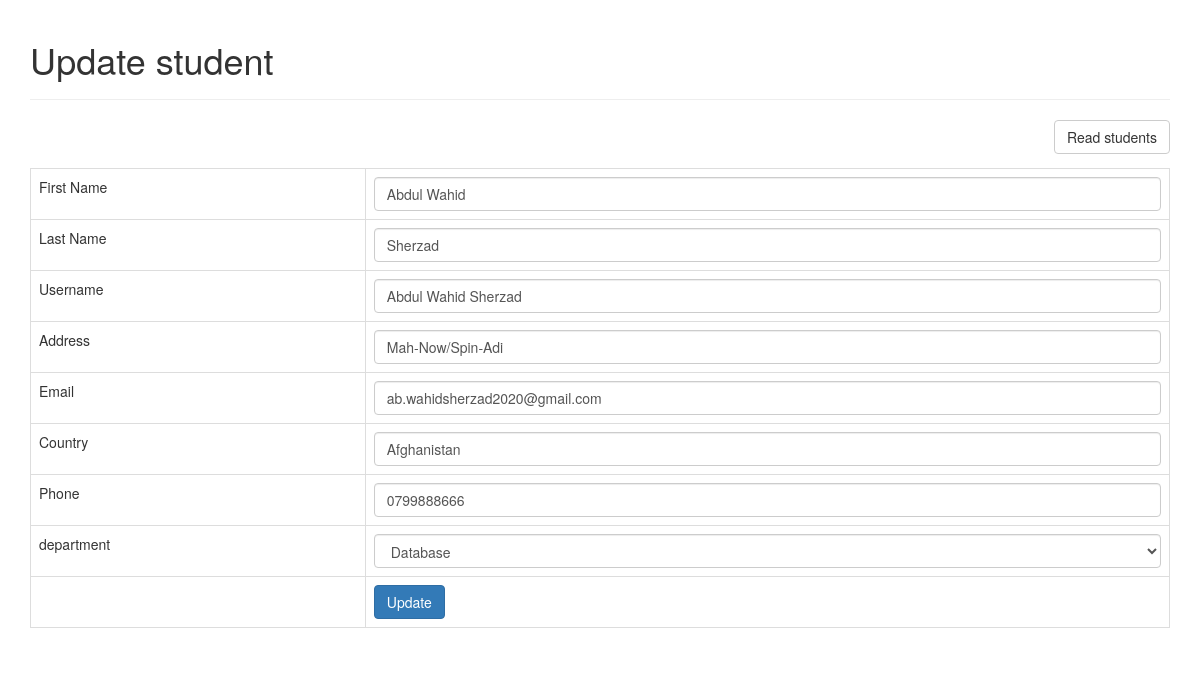
The app's page /update_student.php?id=2 with its own data.
### tables this page shows
CREATE TABLE IF NOT EXISTS `students` (
  `id` int(11) NOT NULL AUTO_INCREMENT,
  `first_name` varchar(32) NOT NULL,
  `last_name` varchar(55) NOT NULL,
  `username` varchar(55) NOT NULL,
  `department_id` int(11) NOT NULL,
  `created` datetime NOT NULL,
  `modified` timestamp NOT NULL DEFAULT CURRENT_TIMESTAMP,
  `image` varchar(250) DEFAULT NULL,
  `address` varchar(255) DEFAULT NULL,
  `email` varchar(55) DEFAULT NULL,
  `country` varchar(55) DEFAULT NULL,
  `phone` varchar(12) DEFAULT NULL,
  `password` varchar(55) DEFAULT NULL,
  PRIMARY KEY (`id`)
);

### objects/student.php (called while the page is built, shortened)
<?php
class Student
{
    private $conn;
    private $table_name = "students";
    public $id;
    public function __construct($db)
    {
        $this->conn = $db;
    }
    public function readOne()
    {
        $query = "SELECT id, first_name, last_name, username, department_id,
                    image, address, email, country, phone
            FROM " . $this->table_name . "
            WHERE id = ?
            LIMIT 0,1";
        $stmt = $this->conn->prepare($query);
        $stmt->bindParam(1, $this->id);
        $stmt->execute();
        $row = $stmt->fetch(PDO::FETCH_ASSOC);
        $this->first_name = $row['first_name'];
        $this->last_name = $row['last_name'];
        $this->username = $row['username'];
        $this->department_id = $row['department_id'];
        $this->address = $row['address'];
        $this->email = $row['email'];
        $this->country = $row['country'];
        $this->phone = $row['phone'];
    }
}

### objects/department.php (called while the page is built, shortened)
<?php
class Department
{
    private $conn;
    private $table_name = "departments";
    public function __construct($db)
    {
        $this->conn = $db;
    }
    public function read()
    {
        $query = "SELECT
                    id, name
                FROM
                    " . $this->table_name . "
                ORDER BY
                    name";
        $stmt = $this->conn->prepare($query);
        $stmt->execute();
        return $stmt;
    }
}

### update_student.php (the view, shortened to what this page needs)
<?php
include_once "header.php";
$id = isset($_GET['id']) ? $_GET['id'] : die('ERROR: missing ID.');
include_once 'objects/student.php';
include_once 'objects/department.php';
$database = new Database();
$db = $database->getConnection();
$student = new student($db);
$department = new department($db);
$student->id = $id;
$student->readOne();
echo "<div class='right-button-margin'>";
echo "<a href='index.php' class='btn btn-default pull-right'>Read students</a>";
echo "</div>";
?>
<form action="<?php echo htmlspecialchars($_SERVER["PHP_SELF"] . "?id={$id}"); ?>" method="post">
    <table class='table table-hover table-responsive table-bordered'>
    <tr>
            <td>First Name</td>
            <td><input type='text' name='first_name' value='<?php echo $student->first_name; ?>' class='form-control' /></td>
        </tr>
        <tr>
            <td>Last Name</td>
            <td><input type='text' name='last_name' value='<?php echo $student->last_name; ?>' class='form-control' /></td>
        </tr>
        <tr>
            <td>Username</td>
            <td><input type='text' name='username' value='<?php echo $student->username; ?>' class='form-control' /></td>
        </tr>
        <tr>
            <td>Address</td>
            <td><input type='text' name='address' value='<?php echo $student->address; ?>' class='form-control' /></td>
        </tr>
        <tr>
            <td>Email</td>
            <td><input type='text' name='email' value='<?php echo $student->email; ?>' class='form-control' /></td>
        </tr>
        <tr>
            <td>Country</td>
            <td><input type='text' name='country' value='<?php echo $student->country; ?>' class='form-control' /></td>
        </tr>
        <tr>
            <td>Phone</td>
            <td><input type='text' name='phone' value='<?php echo $student->phone; ?>' class='form-control' /></td>
        </tr>
        <tr>
            <td>department</td>
            <td>
                <?php
$stmt = $department->read();
echo "<select class='form-control' name='department_id'>";
while ($row_department = $stmt->fetch(PDO::FETCH_ASSOC)) {
    extract($row_department);
    if ($student->department_id == $id) {
        echo "<option value='$id' selected>";
    } else {
        echo "<option value='$id'>";
    }
    echo "$name</option>";
}
echo "</select>";
?>
            </td>
        </tr>
        <tr>
            <td></td>
            <td>
                <button type="submit" class="btn btn-primary">Update</button>
            </td>
        </tr>
    </table>
</form>
<?php
include_once "footer.php";
?>

### header.php (style rules this page uses)
.right-button-margin { margin: 0 0 1em 0; overflow: hidden; }

### records on screen
students: first_name "Abdul Wahid", last_name "Sherzad", username "Abdul Wahid Sherzad", address "Mah-Now/Spin-Adi", email "ab.wahidsherzad2020@gmail.com", country "Afghanistan", phone "0799888666"

### other values on screen
$page_title "Update student"
form field department_id "Database"
